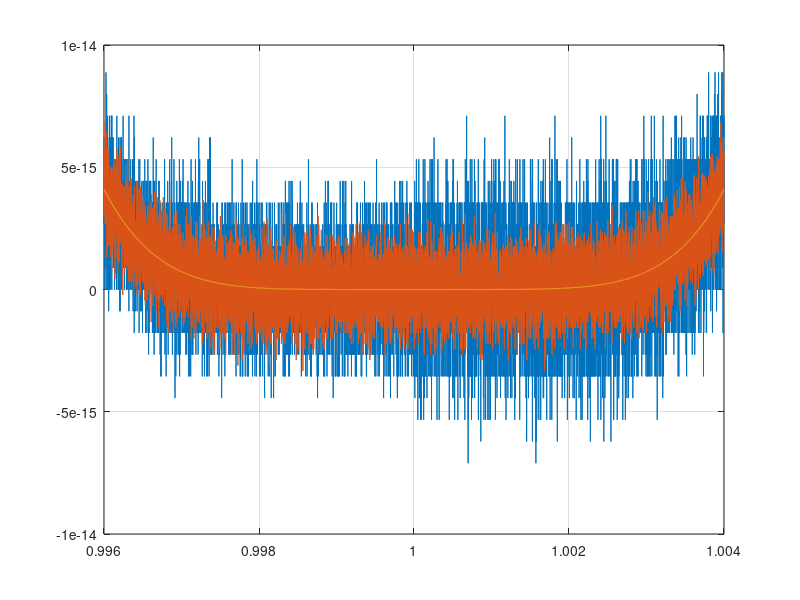

Write MATLAB code to recreate this figure.
%% Valutazione errori

clear all; close all;

%% Definizione funzioni

f1=@(x)(x-1).^6;
f2=@(x)(x.^6-6.*x.^5+15.*x.^4-20.*x.^3+15.*x.^2-6.*x+1);
f3=@(x)(1+x.*(-6+x.*(15+x.*(-20+x.*(15+x.*(-6+x))))));

%% Definizione vettore

x=linspace(0.996,1.004,10000);

%% Disegno grafico

figure(1); 
plot(x,f2(x),x,f3(x),x,f1(x));
grid on